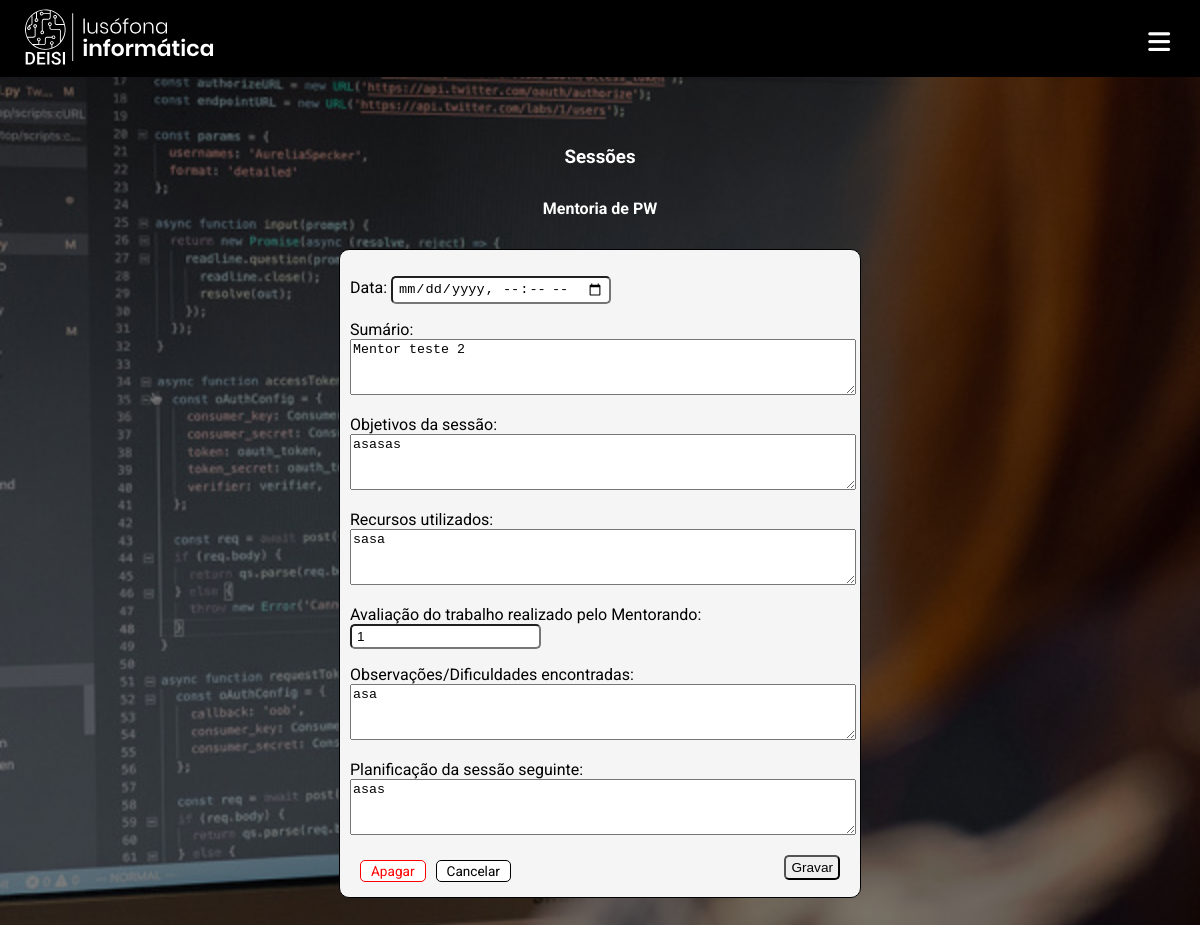
Page /mentoria/edita/35 (signed in) on the committed database.
### mentoria/models.py (models this page shows, shortened)
class Diade(models.Model):
    ano_lectivo = models.ForeignKey(AnoLectivo, on_delete=models.CASCADE, related_name='diades', default=1)
    mentor =  models.ForeignKey(Mentor, on_delete=models.CASCADE, related_name='diades_mentor')
    mentorando =  models.ForeignKey(Mentorando, on_delete=models.CASCADE, related_name='diades_mentorando')
    ativo = models.BooleanField(null=True, blank=True, default=True)

class Mentor(models.Model):
    aluno = models.ForeignKey(Aluno, on_delete=models.CASCADE, related_name='mentorias')
    ano_lectivo = models.ForeignKey(AnoLectivo, on_delete=models.CASCADE, related_name='mentorias')
    disciplina = models.ForeignKey(Disciplina, on_delete=models.CASCADE, related_name='mentorias')
    nota = models.IntegerField(null=True, blank=True, default=None)
    ativo = models.BooleanField(null=True, blank=True, default=True)

class Sessao(models.Model):
    diade = models.ForeignKey(Diade, on_delete=models.CASCADE, related_name='sessoes')
    data = models.DateTimeField()
    sumario = models.CharField(max_length=200)
    objetivo = models.CharField(max_length=200)
    recursos = models.CharField(max_length=200)
    avaliacao_mentor = models.IntegerField(null=True, blank=True, default=1,validators=[
            MaxValueValidator(5),
            MinValueValidator(1)
        ])
    avaliacao_mentorando = models.IntegerField(null=True, blank=True, default=1,validators=[
            MaxValueValidator(5),
            MinValueValidator(1)
        ])
    observacoes = models.CharField(max_length=200)
    planificacao_proxima_sessao = models.CharField(max_length=200)
    confirmado = models.BooleanField(default=False)
    reportado = models.BooleanField(default=False)

### app/models.py (models this page shows, shortened)
class Disciplina(models.Model):
    nome = models.CharField(max_length=100)
    ano = models.IntegerField(null=True, blank=True)
    semestre = models.IntegerField(null=True, blank=True)
    alunos = models.ManyToManyField(
        Aluno, related_name='disciplinas', null=True, blank=True)
    def __str__(self):
        return self.nome

### mentoria/views.py (the view)
# urls.py: path('edita/<int:sessao_id>', views.edita_sessao_view, name='edita'),
@login_required
def edita_sessao_view(request, sessao_id):
    sessao = get_object_or_404(Sessao, id=sessao_id)
    diade = Sessao.objects.get(id=sessao_id).diade
    if request.method == 'POST':
        form = SessaoForm(request.POST, instance=sessao)
        if form.is_valid():
            form.save()
            return redirect('sessoes', diade.mentor_id, diade.mentorando_id, 0)
    else:
        form = SessaoForm(instance=sessao)
    context = {'form': form, 'sessao_id': sessao_id, 'diade': diade}
    return render(request, 'mentoria/editar_sessao.html', context)

### mentoria/templates/mentoria/editar_sessao.html (shortened to what this page needs)
{% extends "app/base.html" %}
{% block main %}
<body style="background-color: #b5073d;">
    <h3>Sessões</h3>
    <h4> Mentoria de {{ diade.mentor.disciplina }}</h4>
    <div class="disciplina">
        <form action="{% url 'edita' sessao_id %}" method="POST" enctype="multipart/form-data">
            <div class="Form">{{ form.as_p }}</div>
            <a class="sessão" href="{% url 'apaga' sessao_id %}" style="float: left; margin-left: 10px; color: red; border: 1px solid red;">
                Apagar
            </a>
            <a class="sessão" href="{% url 'sessoes' diade.mentor.id diade.mentorando.id 0 %}" style="float: left; margin-left: 10px;">
                Cancelar
            </a>
            <input type="submit" value="Gravar" style="float: right; margin-right: 10px;">
        </form>
    </div>
</body>
{% endblock main %}

### app/static/app/styles.css (style rules this page uses)
body { padding: 0; margin: 0; font-family: 'Roboto', sans-serif; }

### rows in the picture
Diade: mentor.disciplina "PW"
Sessao: sumario "Mentor teste 2", objetivo "asasas", recursos "sasa", avaliacao_mentor "1", observacoes "asa", planificacao_proxima_sessao "asas"
